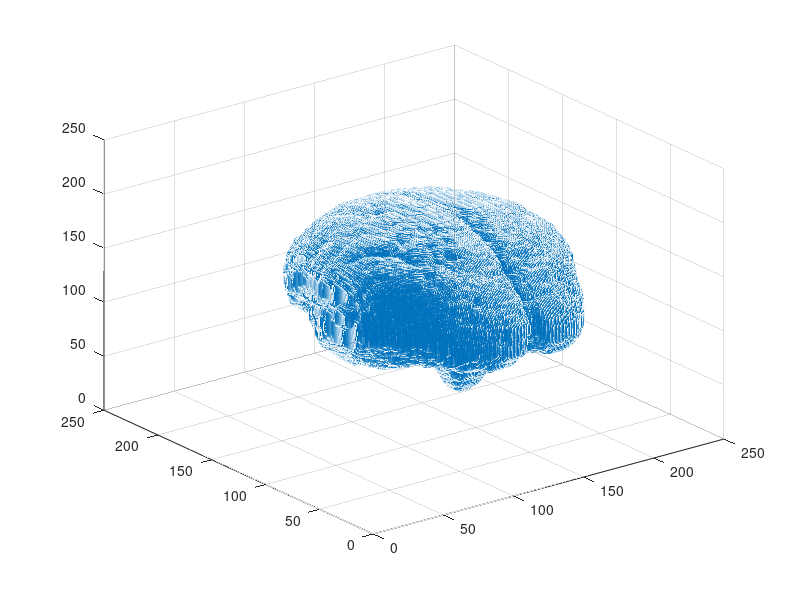

Reproduce this figure in MATLAB. (Note: this script raises an error after producing the figure.)
clear
cd /home/zhibinz2/Documents/GitHub/Virtual-Tractography/ForZhibin/Volumes/scale250
load('parcel_reorganized_by_xyz.mat') % volumetric parcels
% load('parcel_coor_labels.mat')

cd /home/zhibinz2/Documents/GitHub/Virtual-Tractography/ForZhibin/processed_data

% Note: The source coordinates go from left hemisphere to the right hemisphere. 
% But the labeled parcels go from the right to the left
superiorfrontal_R=[37:53];
caudalmiddlefrontal_R=[54:58];
precentral_R=[59:74];

superiorfrontal_L=[265:282];
caudalmiddlefrontal_L=[283:288];
precentral_L=[289:309];

x=parcel_cordinates(:,1); y=parcel_cordinates(:,2); z=parcel_cordinates(:,3);

picked_label=caudalmiddlefrontal_L;
picked_ind=[];
for i=1:length(picked_label)
        picked_ind_tmp=find(parcel_labels==(picked_label(i)));
        picked_ind=[picked_ind;picked_ind_tmp];
end
% picked_ind=int64(picked_ind);
figure
scatter3(x,y,z,'g.')
clear alpha
alpha(.1)
hold on;
scatter3(x(picked_ind),y(picked_ind),z(picked_ind),'r')
xlabel('x'); ylabel('y');zlabel('z')
view([-1,0,0]) % left side view
% view([1,0,0]) % right side view
view([0 1 0]) % Front view
view([0 -1 0]) % Back view
view([0 0 1]) % top view

%% surface sources
cd /home/zhibinz2/Documents/GitHub/MEG_EEG_Source_Localization/EEG_spacing_DAON
load('DAON_ico_3_scale_0.05_depth_0.8.mat')
x=source_fsaverage(:,1); y=source_fsaverage(:,2); z=source_fsaverage(:,3);
% picked_label=precentral_R;
% picked_label=superiorfrontal_R;
picked_label=caudalmiddlefrontal_R;
picked_ind=[];
for i=1:length(picked_label)
        picked_ind_tmp=find(source_labels==(picked_label(i)));
        picked_ind=[picked_ind;picked_ind_tmp];
end
figure
clf
scatter3(x,y,z,'g')
clear alpha
alpha(.5)
hold on;
scatter3(x(picked_ind),y(picked_ind),z(picked_ind),'r.')
xlabel('x'); ylabel('y');zlabel('z')
% view([-1,0,0]) % left side view
view([1,0,0]) % right side view
% view([0 1 0]) % Front view
% view([0 -1 0]) % Back view
% view([0 0 1]) % top view
title('precentral-R (Right view)');
title('superiorfrontal-R (Right view)');
title('caudalmiddlefrontal-R (Right view)');
sgtitle('source-fsaverage');

%% hand area
precentral_R=[59:74];
cd /home/zhibinz2/Documents/GitHub/Virtual-Tractography/ForZhibin/processed_data
load('scale250_Connectome.mat')

picked_label=precentral_R;
figure
clf
scatter3(x,y,z,...
    50,zeros(length(source_fsaverage),1),"filled", 'MarkerFaceAlpha',.1);
clear alpha
alpha(.5)
hold on;
for i=1:length(precentral_R)
        picked_ind_tmp=[];
        picked_ind_tmp=find(source_labels==(picked_label(i)));
        if ~isempty(picked_ind_tmp)
            scatter3(x(picked_ind_tmp),y(picked_ind_tmp),z(picked_ind_tmp),...
                50,i*ones(length(picked_ind_tmp),1),"filled", 'MarkerFaceAlpha',.9);
            text(x(picked_ind_tmp),y(picked_ind_tmp),z(picked_ind_tmp),...
                num2str(i));
        end
end
cb = colorbar(); 
colormap('jet');
clim([-1*length(picked_label) length(picked_label)])
title(cb, 'label: precentral#')

xlabel('x'); ylabel('y');zlabel('z')
% view([-1,0,0]) % left side view
view([1,0,0]) % right side view
% view([0 1 0]) % Front view
% view([0 -1 0]) % Back view
% view([0 0 1]) % top view
title([ 'source-fsaverage: ' 'precentral-R (Right view)']);
title([ 'source-fsaverage: ' 'precentral-R (Top view)']);


